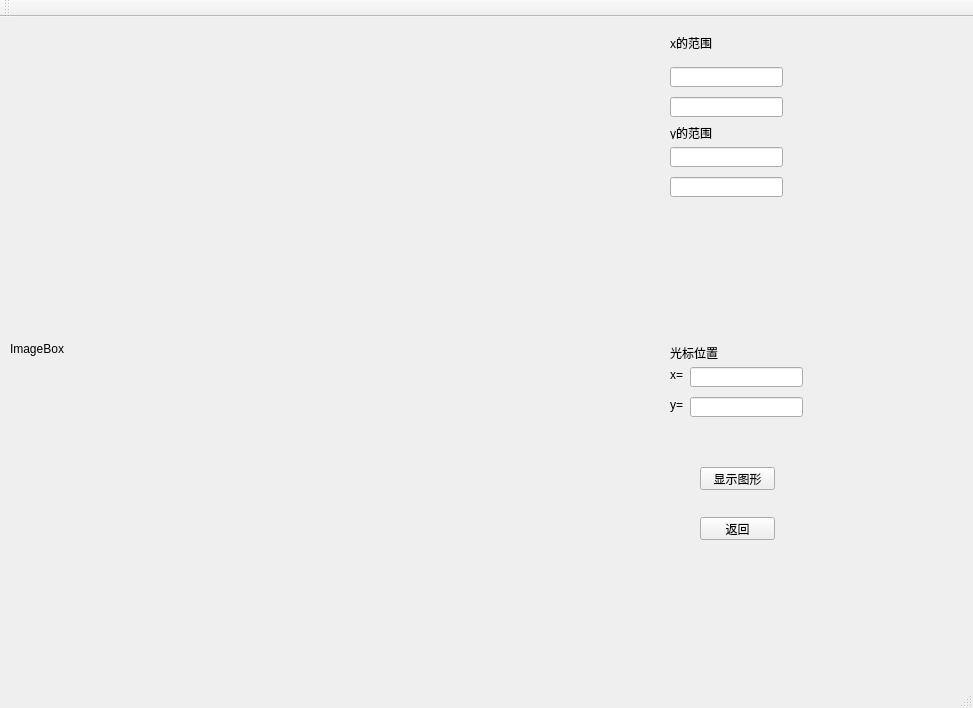
<?xml version="1.0" encoding="UTF-8"?>
<ui version="4.0">
 <class>MathPaint_QtClass</class>
 <widget class="QMainWindow" name="MathPaint_QtClass">
  <property name="geometry">
   <rect>
    <x>0</x>
    <y>0</y>
    <width>973</width>
    <height>708</height>
   </rect>
  </property>
  <property name="mouseTracking">
   <bool>true</bool>
  </property>
  <property name="windowTitle">
   <string>MathPaint_Qt</string>
  </property>
  <widget class="QWidget" name="centralWidget">
   <property name="mouseTracking">
    <bool>true</bool>
   </property>
   <widget class="QLabel" name="imageBox">
    <property name="geometry">
     <rect>
      <x>10</x>
      <y>10</y>
      <width>644</width>
      <height>644</height>
     </rect>
    </property>
    <property name="mouseTracking">
     <bool>true</bool>
    </property>
    <property name="autoFillBackground">
     <bool>false</bool>
    </property>
    <property name="text">
     <string>ImageBox</string>
    </property>
   </widget>
   <widget class="QPushButton" name="buttonShow">
    <property name="geometry">
     <rect>
      <x>700</x>
      <y>450</y>
      <width>75</width>
      <height>23</height>
     </rect>
    </property>
    <property name="text">
     <string>显示图形</string>
    </property>
   </widget>
   <widget class="QLabel" name="label">
    <property name="geometry">
     <rect>
      <x>670</x>
      <y>10</y>
      <width>81</width>
      <height>31</height>
     </rect>
    </property>
    <property name="text">
     <string>x的范围</string>
    </property>
   </widget>
   <widget class="QLineEdit" name="lineEditXMin">
    <property name="geometry">
     <rect>
      <x>670</x>
      <y>50</y>
      <width>113</width>
      <height>20</height>
     </rect>
    </property>
   </widget>
   <widget class="QLineEdit" name="lineEditXMax">
    <property name="geometry">
     <rect>
      <x>670</x>
      <y>80</y>
      <width>113</width>
      <height>20</height>
     </rect>
    </property>
   </widget>
   <widget class="QLabel" name="label_2">
    <property name="geometry">
     <rect>
      <x>670</x>
      <y>110</y>
      <width>54</width>
      <height>12</height>
     </rect>
    </property>
    <property name="text">
     <string>y的范围</string>
    </property>
   </widget>
   <widget class="QLineEdit" name="lineEditYMin">
    <property name="geometry">
     <rect>
      <x>670</x>
      <y>130</y>
      <width>113</width>
      <height>20</height>
     </rect>
    </property>
   </widget>
   <widget class="QLineEdit" name="lineEditYMax">
    <property name="geometry">
     <rect>
      <x>670</x>
      <y>160</y>
      <width>113</width>
      <height>20</height>
     </rect>
    </property>
   </widget>
   <widget class="QLabel" name="label_3">
    <property name="geometry">
     <rect>
      <x>670</x>
      <y>330</y>
      <width>54</width>
      <height>12</height>
     </rect>
    </property>
    <property name="text">
     <string>光标位置</string>
    </property>
   </widget>
   <widget class="QLabel" name="label_4">
    <property name="geometry">
     <rect>
      <x>670</x>
      <y>350</y>
      <width>21</width>
      <height>16</height>
     </rect>
    </property>
    <property name="text">
     <string>x=</string>
    </property>
   </widget>
   <widget class="QLineEdit" name="lineEditXCursor">
    <property name="geometry">
     <rect>
      <x>690</x>
      <y>350</y>
      <width>113</width>
      <height>20</height>
     </rect>
    </property>
   </widget>
   <widget class="QLabel" name="label_5">
    <property name="geometry">
     <rect>
      <x>670</x>
      <y>380</y>
      <width>21</width>
      <height>16</height>
     </rect>
    </property>
    <property name="text">
     <string>y=</string>
    </property>
   </widget>
   <widget class="QLineEdit" name="lineEditYCursor">
    <property name="geometry">
     <rect>
      <x>690</x>
      <y>380</y>
      <width>113</width>
      <height>20</height>
     </rect>
    </property>
   </widget>
   <widget class="QPushButton" name="buttonReturn">
    <property name="geometry">
     <rect>
      <x>700</x>
      <y>500</y>
      <width>75</width>
      <height>23</height>
     </rect>
    </property>
    <property name="text">
     <string>返回</string>
    </property>
   </widget>
   <zorder>buttonShow</zorder>
   <zorder>imageBox</zorder>
   <zorder>label</zorder>
   <zorder>lineEditXMin</zorder>
   <zorder>lineEditXMax</zorder>
   <zorder>label_2</zorder>
   <zorder>lineEditYMin</zorder>
   <zorder>lineEditYMax</zorder>
   <zorder>label_3</zorder>
   <zorder>label_4</zorder>
   <zorder>lineEditXCursor</zorder>
   <zorder>label_5</zorder>
   <zorder>lineEditYCursor</zorder>
   <zorder>buttonReturn</zorder>
  </widget>
  <widget class="QMenuBar" name="menuBar">
   <property name="geometry">
    <rect>
     <x>0</x>
     <y>0</y>
     <width>973</width>
     <height>23</height>
    </rect>
   </property>
  </widget>
  <widget class="QToolBar" name="mainToolBar">
   <property name="enabled">
    <bool>true</bool>
   </property>
   <attribute name="toolBarArea">
    <enum>TopToolBarArea</enum>
   </attribute>
   <attribute name="toolBarBreak">
    <bool>false</bool>
   </attribute>
  </widget>
  <widget class="QStatusBar" name="statusBar"/>
 </widget>
 <layoutdefault spacing="6" margin="11"/>
 <resources>
  <include location="MathPaint_Qt.qrc"/>
 </resources>
 <connections>
  <connection>
   <sender>buttonShow</sender>
   <signal>clicked()</signal>
   <receiver>MathPaint_QtClass</receiver>
   <slot>showClicked()</slot>
   <hints>
    <hint type="sourcelabel">
     <x>867</x>
     <y>226</y>
    </hint>
    <hint type="destinationlabel">
     <x>876</x>
     <y>248</y>
    </hint>
   </hints>
  </connection>
 </connections>
 <slots>
  <slot>showClicked()</slot>
 </slots>
</ui>
